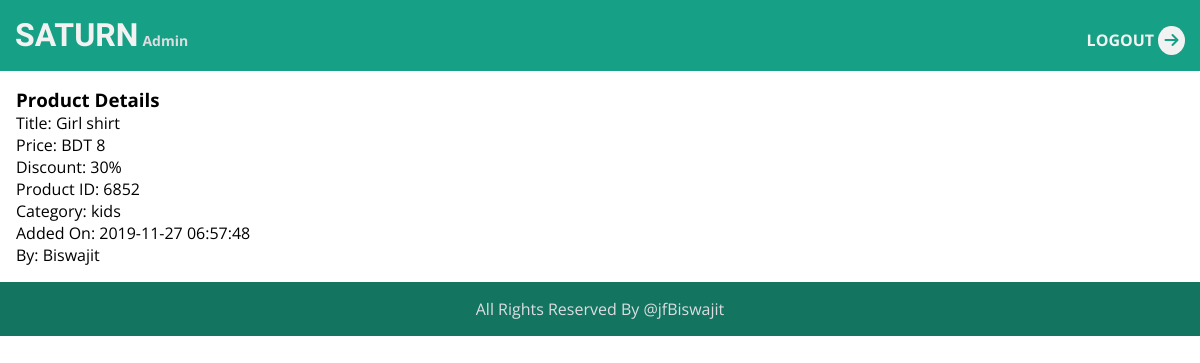
The page /public/admin/details.php?id=6852 on the database its author committed.
### tables this page shows
CREATE TABLE `products` (
  `sl` int(11) NOT NULL,
  `id` varchar(4) NOT NULL,
  `title` varchar(30) NOT NULL,
  `main_category` varchar(30) NOT NULL,
  `sub_category` varchar(30) NOT NULL,
  `discount` varchar(2) NOT NULL,
  `price` varchar(4) NOT NULL,
  `rating` varchar(1) NOT NULL,
  `added_by` varchar(200) NOT NULL,
  `added_on` timestamp NOT NULL DEFAULT current_timestamp() ON UPDATE current_timestamp()
);

### public/admin/details.php (the view, shortened to what this page needs)
<?php
  include_once 'module/header.php'; include_once 'module/db_config.php';
  $id = $_GET['id'];
  $sql = "SELECT * FROM products WHERE id = $id";
  $data = $conn->query($sql);
  $row = $data->fetch_assoc();
?>
<div class="pro-details">
  <h3>Product Details</h3>
  <div class="details-body">
    <div class="pro-right">
      <div>
        <span class="bold">Title: </span>
        <span class="normal"><?php echo $row['title'] ?></span>
      </div>
      <div>
        <span class="bold">Price: </span>
        <span class="normal">BDT <?php echo $row['price'] ?></span>
      </div>
      <div>
        <span class="bold">Discount: </span>
        <span class="normal"><?php echo $row['discount'] ?>%</span>
      </div>
      <div>
        <span class="bold">Product ID: </span>
        <span class="normal"><?php echo $row['id'] ?></span>
      </div>
      <div>
        <span class="bold">Category: </span>
        <span class="normal"><?php echo $row['main_category'] ?></span>
      </div>
      <div>
        <span class="bold">Added On: </span>
        <span class="normal"><?php echo $row['added_on'] ?></span>
      </div>
      <div>
        <span class="bold">By: </span>
        <span class="normal"><?php echo $row['added_by'] ?></span>
      </div>
    </div>
  </div>
</div>
<?php include_once 'module/footer.php' ?>

### public/admin/asset/style.css (style rules this page uses)
:root { --success: #16a085; --success-dark: #137460; --danger: #ff6348; --danger-dark: #c0392b; --clouds: #dcdde1; --silver: #bdc3c7; --warning: #F79F1F; --white: #FFFFFF; --orange: #EE5A24; --dark: #2d3436; --black: #000000; --body: #F2F2F2; --subtitle: #7A7A7A; }
* { margin: 0; padding: 0; box-sizing: border-box; }
body { font-family: 'Open Sans', sans-serif; width: 1366; }
.pro-details { padding: 1rem; }

### rows shown on the page
products: title "Girl shirt", price "8", discount "30", id "6852", main_category "kids", added_on "2019-11-27 06:57:48", added_by "Biswajit"
